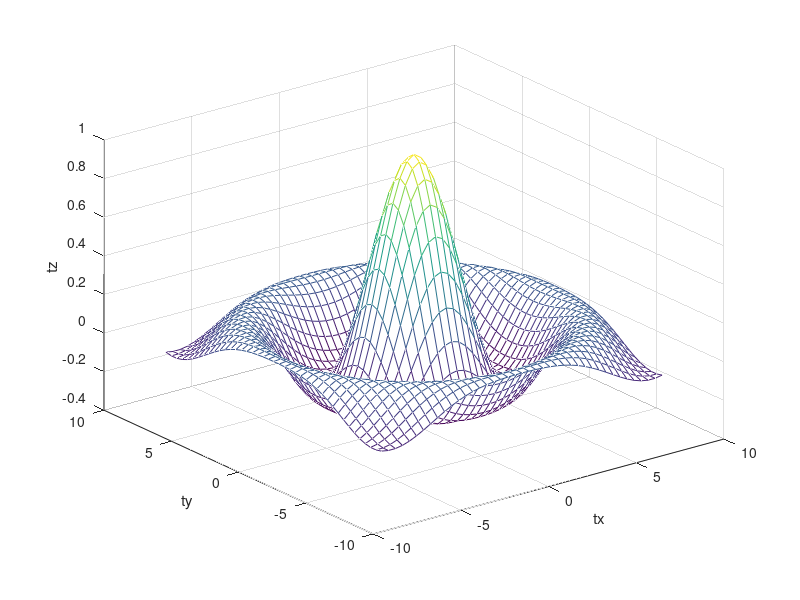

The MATLAB source for this figure:
tx = ty = linspace (-8, 8, 41)';
[xx, yy] = meshgrid (tx, ty);
r = sqrt (xx .^ 2 + yy .^ 2) + eps;
tz = sin (r) ./ r;
mesh (tx, ty, tz);
xlabel ("tx");
ylabel ("ty");
zlabel ("tz");